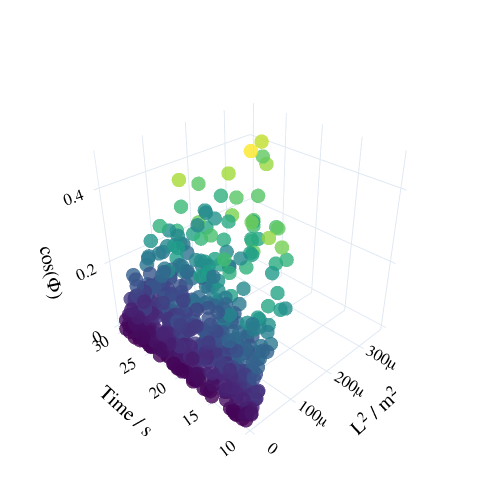

Here is the notebook cell this chart was saved with:
### Code cell
scatter_plot_3D(washburn_model.df['L_squared'], washburn_model.df['t'], washburn_model.df['cos(phi)'],
                'L<sup>2</sup> / m<sup>2</sup>', 'Time / s', 'cos(Φ)', -1.75, -1.75, 1.5)

### Figure 1 — Plotly figure (JSON) as saved in the notebook; plotly's stock layout.template omitted (floating-point values rounded to 4 significant figures; data arrays with more than 128 entries replaced by an {"elided": "..."} marker saying what was removed)
{"data": [{"marker": {"color": {"elided": "500 float values"}, "colorscale": [[0, "#440154"], [0.1111, "#482878"], [0.2222, "#3e4989"], [0.3333, "#31688e"], [0.4444, "#26828e"], [0.5556, "#1f9e89"], [0.6667, "#35b779"], [0.7778, "#6ece58"], [0.8889, "#b5de2b"], [1, "#fde725"]], "opacity": 0.8, "size": 5}, "mode": "markers", "type": "scatter3d", "x": {"elided": "500 float values"}, "y": {"elided": "500 float values"}, "z": {"elided": "500 float values"}}], "layout": {"font": {"color": "black", "family": "Helvetica", "size": 14}, "height": 500, "margin": {"b": 0, "l": 0, "r": 0, "t": 0}, "scene": {"camera": {"center": {"x": 0, "y": 0, "z": 0}, "eye": {"x": -1.75, "y": -1.75, "z": 1.5}, "up": {"x": 0, "y": 0, "z": 1}}, "xaxis": {"title": {"font": {"size": 20}, "text": "L<sup>2</sup> / m<sup>2</sup>"}}, "yaxis": {"title": {"font": {"size": 20}, "text": "Time / s"}}, "zaxis": {"title": {"font": {"size": 20}, "text": "cos(Φ)"}}}, "width": 500}}
